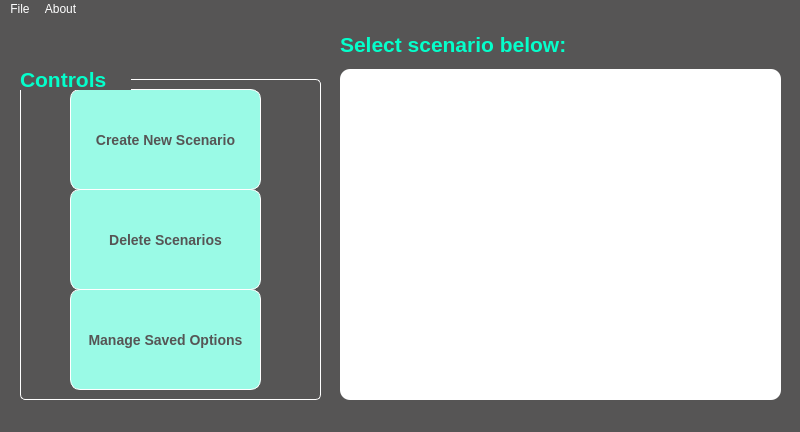
<?xml version="1.0" encoding="UTF-8"?>
<ui version="4.0">
 <class>MainWindow</class>
 <widget class="QMainWindow" name="MainWindow">
  <property name="geometry">
   <rect>
    <x>0</x>
    <y>0</y>
    <width>800</width>
    <height>432</height>
   </rect>
  </property>
  <property name="windowTitle">
   <string>MainWindow</string>
  </property>
  <property name="styleSheet">
   <string notr="true">background-color:rgb(86,85,85);
color:white</string>
  </property>
  <widget class="QWidget" name="centralwidget">
   <widget class="QListWidget" name="listWidget">
    <property name="geometry">
     <rect>
      <x>340</x>
      <y>50</y>
      <width>441</width>
      <height>331</height>
     </rect>
    </property>
    <property name="styleSheet">
     <string notr="true">background-color:white;
    border-width: 2px;
    border-radius: 10px;
    border-color: beige;
</string>
    </property>
    <property name="spacing">
     <number>2</number>
    </property>
    <property name="sortingEnabled">
     <bool>true</bool>
    </property>
   </widget>
   <widget class="QLabel" name="label">
    <property name="geometry">
     <rect>
      <x>340</x>
      <y>10</y>
      <width>301</width>
      <height>31</height>
     </rect>
    </property>
    <property name="font">
     <font>
      <pointsize>16</pointsize>
      <bold>true</bold>
     </font>
    </property>
    <property name="styleSheet">
     <string notr="true">color:rgb(4,255,203);</string>
    </property>
    <property name="text">
     <string>Select scenario below:</string>
    </property>
   </widget>
   <widget class="QGroupBox" name="groupBox">
    <property name="geometry">
     <rect>
      <x>20</x>
      <y>60</y>
      <width>301</width>
      <height>321</height>
     </rect>
    </property>
    <property name="font">
     <font>
      <pointsize>14</pointsize>
      <stylestrategy>PreferDefault</stylestrategy>
     </font>
    </property>
    <property name="styleSheet">
     <string notr="true">color:rgb(4,255,203);
background-color: transparent; 
border: 1px solid white; 
border-radius: 5px; 
margin-top: 3ex;</string>
    </property>
    <property name="title">
     <string/>
    </property>
    <widget class="QPushButton" name="pushButton">
     <property name="geometry">
      <rect>
       <x>50</x>
       <y>10</y>
       <width>191</width>
       <height>101</height>
      </rect>
     </property>
     <property name="styleSheet">
      <string notr="true">QPushButton {
color:rgb(86,85,85);
background-color:rgb(154,250,230);
border-radius: 10px;
font: bold 14px;
min-width: 5em;
padding: 6px;
}
QPushButton:hover {
color:rgb(86,85,85);
background-color:rgb(114, 185, 170);
border-radius: 10px;
font: bold 14px;
min-width: 5em;
padding: 6px;
}</string>
     </property>
     <property name="text">
      <string>Create New Scenario</string>
     </property>
    </widget>
    <widget class="QPushButton" name="pushButton_2">
     <property name="geometry">
      <rect>
       <x>50</x>
       <y>110</y>
       <width>191</width>
       <height>101</height>
      </rect>
     </property>
     <property name="styleSheet">
      <string notr="true">QPushButton {
color:rgb(86,85,85);
background-color:rgb(154,250,230);
border-radius: 10px;
font: bold 14px;
min-width: 5em;
padding: 6px;
}
QPushButton:hover {
color:rgb(86,85,85);
background-color:rgb(114, 185, 170);
border-radius: 10px;
font: bold 14px;
min-width: 5em;
padding: 6px;
}</string>
     </property>
     <property name="text">
      <string>Delete Scenarios</string>
     </property>
    </widget>
    <widget class="QPushButton" name="pushButton_3">
     <property name="geometry">
      <rect>
       <x>50</x>
       <y>210</y>
       <width>191</width>
       <height>101</height>
      </rect>
     </property>
     <property name="styleSheet">
      <string notr="true">QPushButton {
color:rgb(86,85,85);
background-color:rgb(154,250,230);
border-radius: 10px;
font: bold 14px;
min-width: 5em;
padding: 6px;
}
QPushButton:hover {
color:rgb(86,85,85);
background-color:rgb(114, 185, 170);
border-radius: 10px;
font: bold 14px;
min-width: 5em;
padding: 6px;
}</string>
     </property>
     <property name="text">
      <string>Manage Saved Options</string>
     </property>
    </widget>
   </widget>
   <widget class="QLabel" name="label_2">
    <property name="geometry">
     <rect>
      <x>20</x>
      <y>50</y>
      <width>111</width>
      <height>21</height>
     </rect>
    </property>
    <property name="font">
     <font>
      <pointsize>16</pointsize>
      <bold>true</bold>
     </font>
    </property>
    <property name="styleSheet">
     <string notr="true">color:rgb(4,255,203);</string>
    </property>
    <property name="text">
     <string>Controls</string>
    </property>
   </widget>
  </widget>
  <widget class="QMenuBar" name="menubar">
   <property name="geometry">
    <rect>
     <x>0</x>
     <y>0</y>
     <width>800</width>
     <height>22</height>
    </rect>
   </property>
   <widget class="QMenu" name="menuFile">
    <property name="title">
     <string>File</string>
    </property>
    <widget class="QMenu" name="menuDatabase">
     <property name="title">
      <string>Database</string>
     </property>
     <addaction name="actionCreate"/>
     <addaction name="actionAdd_New"/>
    </widget>
    <addaction name="menuDatabase"/>
    <addaction name="separator"/>
    <addaction name="actionExit"/>
   </widget>
   <widget class="QMenu" name="menuAbout">
    <property name="title">
     <string>About</string>
    </property>
    <addaction name="actionSettings"/>
    <addaction name="actionDocumentation"/>
    <addaction name="separator"/>
    <addaction name="actionAbout"/>
   </widget>
   <addaction name="menuFile"/>
   <addaction name="menuAbout"/>
  </widget>
  <widget class="QStatusBar" name="statusbar"/>
  <action name="actionCreate">
   <property name="text">
    <string>Create</string>
   </property>
  </action>
  <action name="actionAdd_New">
   <property name="text">
    <string>Add New</string>
   </property>
  </action>
  <action name="actionExit">
   <property name="text">
    <string>Exit</string>
   </property>
  </action>
  <action name="actionSettings">
   <property name="text">
    <string>Settings</string>
   </property>
  </action>
  <action name="actionDocumentation">
   <property name="text">
    <string>Documentation</string>
   </property>
  </action>
  <action name="actionAbout">
   <property name="text">
    <string>About</string>
   </property>
  </action>
 </widget>
 <resources/>
 <connections/>
</ui>
